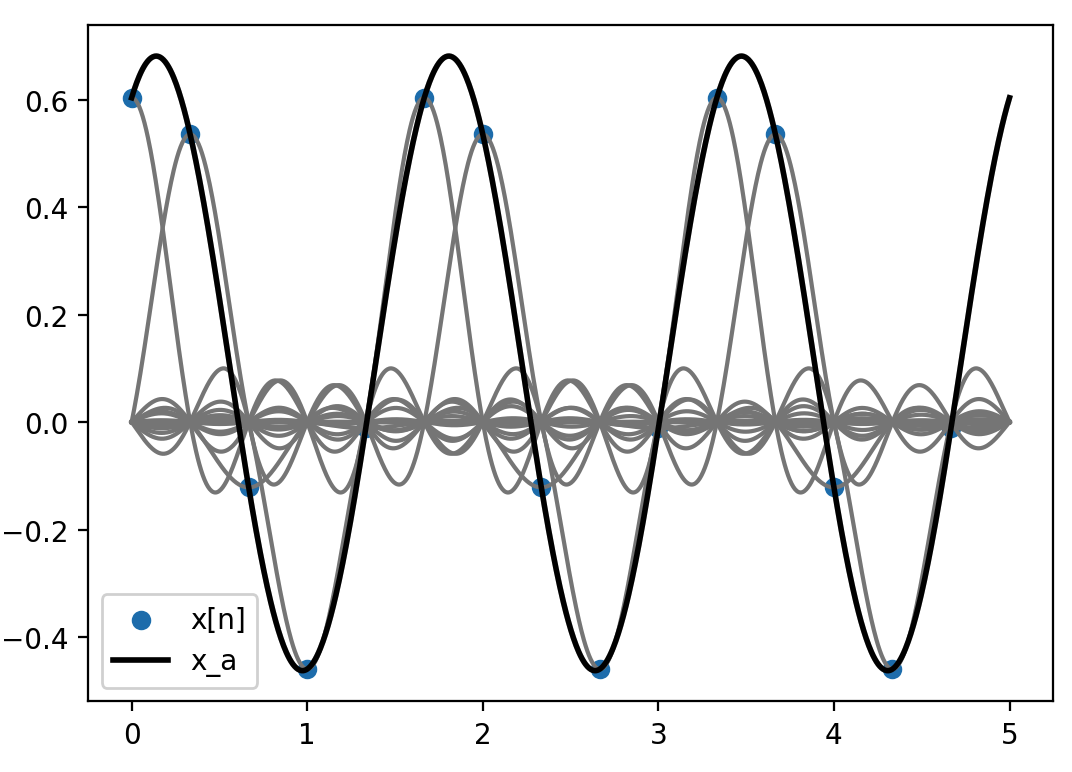

This chart was generated by the following Python code:
import numpy as np
import matplotlib.pyplot as plt

F_max = 1.0
F = np.random.choice(
    np.linspace(-F_max, +F_max, 11, endpoint=True), 2, replace=False
)  # Hz
theta = np.random.uniform(0, 2 * np.pi, 2)  # rad
A = np.random.randn(2)  # amplitude


def x_a(t: np.ndarray) -> np.ndarray:
    return np.sum(np.cos(2 * np.pi * np.outer(t, F) + theta) * A, axis=1)


t = np.linspace(0, 5, 1024)

F_s = 3


def g(t: np.ndarray) -> np.ndarray:
    nenner = np.pi * F_s * t
    nenner[np.isclose(t, 0)] = 1
    result = np.sin(np.pi * F_s * t) / nenner
    result[np.isclose(t, 0)] = 1
    return result


n = np.arange(int(t[-1] * F_s)).astype(float) / F_s
x_n = x_a(n)
for nn in np.arange(len(n)):
    plt.plot(t, x_n[nn] * g(t - nn / F_s), color="grey")
plt.scatter(n, x_n, label="x[n]")
plt.plot(t, x_a(t), color="black", linewidth=2, label="x_a")
plt.legend()
plt.show()
